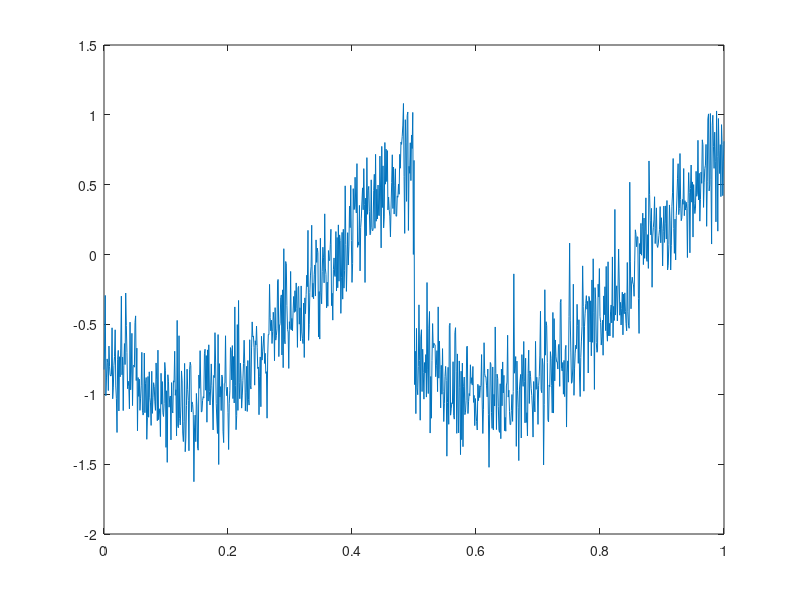
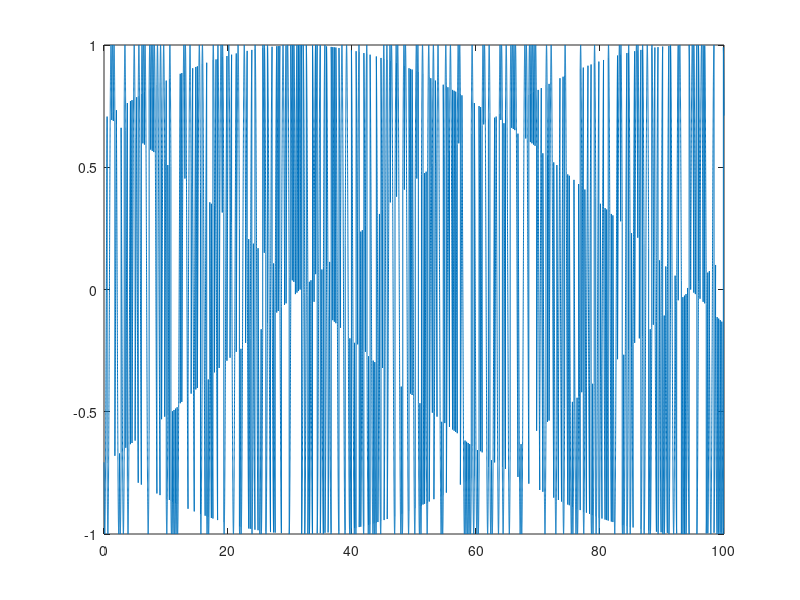
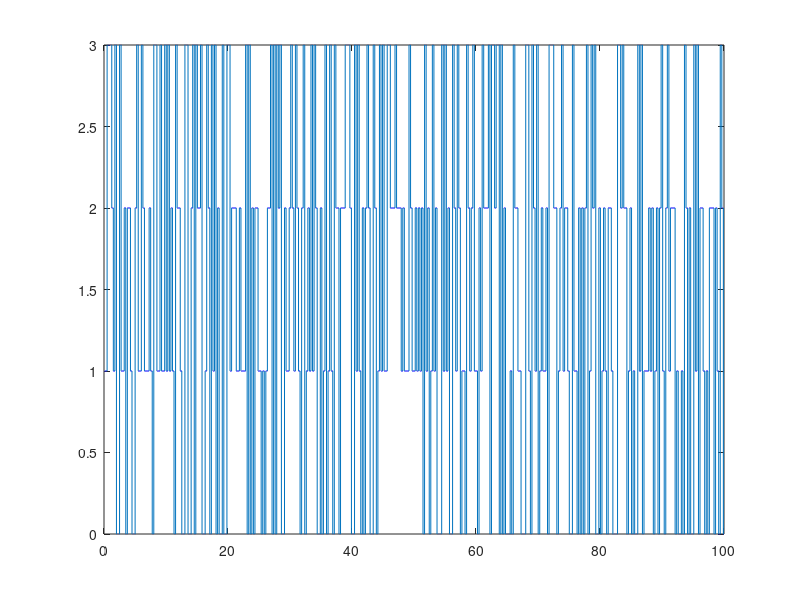

These charts were generated, in order, by the following MATLAB code: (Note: this script raises an error after producing the figures.)
% Establish Fs
Fs = 1000;

% Define Sampling Period
T = 1/Fs;

% Define Length of Signal in time (ms)
L = 100000; % Same as 1 second

% Number of samples per sine_wave
number_of_samples = 360;

% Create time array for symbols with sampling period
t = (0:L-1)*T;

% Binary signal
binary_signal = zeros(1,length(t));

% Output Y signal
y = zeros(1,length(t));

% Generate first random value
%rand_value = randi([0 1]);
rand_value = 1;

% Assign first random value to binary signal
binary_signal(1,1) = rand_value;

% FSK Center Frequencies
Fc1 = 1;
Fc2 = 10;

% Establish Bit Rate
Rb = 250;

% Number of Samples
num_samples = (Fs/Rb)*(L/Fs);

% Create Feature Matrix
feature_matrix = zeros(num_samples,6);

% Establish Baud Rate
Baud_rate = 250;

for i=1:(length(t))
    
    if(mod(i,(Fs/4)+1) == 0)
        rand_value = randi([0 3]);
        binary_signal(1,i) = rand_value;
            if(rand_value == 0)
                y(1,i) = cos((2*pi*t(1,i)*Fc1)+ pi/4);
            elseif(rand_value == 1)
                y(1,i) = cos((2*pi*t(1,i)*Fc1)+ 3*pi/4);
            elseif(rand_value == 2)
                y(1,i) = cos((2*pi*t(1,i)*Fc1)+ 5*pi/4);
            elseif(rand_value == 3)
                y(1,i) = cos((2*pi*t(1,i)*Fc1)+ 7*pi/4);                
            end

    else
            binary_signal(1,i) = rand_value;
            if(rand_value == 0)
                y(1,i) = cos((2*pi*t(1,i)*Fc1)+ pi/4);
            elseif(rand_value == 1)
                y(1,i) = cos((2*pi*t(1,i)*Fc1)+ 3*pi/4);
            elseif(rand_value == 2)
                y(1,i) = cos((2*pi*t(1,i)*Fc1)+ 5*pi/4);
            elseif(rand_value == 3)
                y(1,i) = cos((2*pi*t(1,i)*Fc1)+ 7*pi/4);                
            end
    end
end

% SNR to be kept while adding AWGN
SNR = 10;

%Add White Guassian Noise to signal
y_awgn = awgn(y,SNR,'measured');

figure(1)
plot(t(1:1001),y_awgn(1:1001))


figure(2)
plot(t,y)

figure(3)
plot(t,binary_signal)

% Create matrix for amplitude normalized
amplitude_normalized = zeros(1,length(t));

% Create matrix for normalized-centered instantaneous amplitude
normalized_centered_instantaneous_amplitude = zeros(1,length(t));

% Create matrix for unwrapped phase
unwrapped_phase = zeros(1,length(t));

% Create matrix for centered non linear instantaneous phase
centered_non_inear_instantaneous_phase = zeros(1,length(t));

% Create matrix for frequency at normalized value
normalized_frequency = zeros(1,length(t));

j = 0;

while j ~= num_samples

    average_instataneous_amplitude = 0;

    % Compute Average Instantaneous Amplitude
    for i=(j*Fs/4)+1:(j+1)*(Fs/4)
        average_instataneous_amplitude = (y_awgn(1,i)) + average_instataneous_amplitude;
    end

    average_instataneous_amplitude = (1/(Fs/4))*average_instataneous_amplitude;


    % Compute the Value of the Normalized Amplitude
    for i=(j*Fs/4)+1:(j+1)*(Fs/4)
        amplitude_normalized(1,i) = (y_awgn(1,i))/average_instataneous_amplitude;
    end

    % Compute the Value of the Centered Normalized Instantaneous Amplitude
    for i=(j*Fs/4)+1:(j+1)*(Fs/4)
        normalized_centered_instantaneous_amplitude(1,i) = amplitude_normalized(1,i)-1;
    end


    standard_deviation_instantaneous_amplitude = 0;
    sum_acn_squared = 0;
    sum_acn = 0;
    for i=(j*Fs/4)+1:(j+1)*(Fs/4)
        sum_acn_squared = sum_acn_squared + normalized_centered_instantaneous_amplitude(1,i).^2;
        sum_acn = sum_acn + abs(normalized_centered_instantaneous_amplitude(1,i));
    end

    sum_acn_squared = (1/Fs/4)*sum_acn_squared;
    sum_acn = ((1/Fs/4)*sum_acn).^2;
    standard_deviation_instantaneous_amplitude = sqrt(sum_acn_squared-sum_acn);

    feature_matrix(j+1,1) = standard_deviation_instantaneous_amplitude;

    % Compute the normalized-centered instantaneous amplitude of the intercepted signal
    gamma_max = fft(normalized_centered_instantaneous_amplitude,Fs/4).^2;

    feature_matrix(j+1,2) = max(gamma_max);
    
    % Find all frequencies
    %figure(4)
    %plot(t(1,1:Fs/4),(Fs/4)*abs(gamma_max),"LineWidth",3)

    % Declare the array for the unwrapped phase
    unwrapped_phase(1,(j*Fs/4)+1:(j+1)*(Fs/4)) = wrapTo2Pi( unwrap(y_awgn(1,(j*Fs/4)+1:(j+1)*(Fs/4))) );


    % Compute the Value of the Centered Normalized Instantaneous Amplitude
    for i=(j*Fs/4)+1:(j+1)*(Fs/4)
        centered_non_inear_instantaneous_phase(1,i) = unwrapped_phase(1,i) - ((2*pi*(Fc1)*(i-(j*Fs/4)))/Fs);
    end

    standard_deviation_instantaneous_phase = 0;

    % Compute the Value of the Centered Normalized Instantaneous Amplitude
    sum_unwrapped_squared = 0;
    sum_unwrapped = 0;
    for i=(j*Fs/4)+1:(j+1)*(Fs/4)
        sum_unwrapped_squared = sum_unwrapped_squared + centered_non_inear_instantaneous_phase(1,i).^2;
        sum_unwrapped = sum_unwrapped + abs(centered_non_inear_instantaneous_phase(1,i));
    end

    sum_unwrapped_squared = (1/Fs/4)*sum_unwrapped_squared;
    sum_unwrapped = (1/Fs/4)*sum_unwrapped;

    standard_deviation_instantaneous_phase = sqrt(sum_unwrapped_squared-sum_unwrapped);

    feature_matrix(j+1,3) = standard_deviation_instantaneous_phase;

    standard_deviation_direct_phase = 0;

    % Compute the Value of the Centered Normalized Instantaneous Amplitude
    sum_unwrapped_direct_squared = 0;
    sum_unwrapped_direct = 0;
    for i=(j*Fs/4)+1:(j+1)*(Fs/4)
        sum_unwrapped_direct_squared = sum_unwrapped_direct_squared + centered_non_inear_instantaneous_phase(1,i).^2;
        sum_unwrapped_direct = sum_unwrapped_direct + (centered_non_inear_instantaneous_phase(1,i));
    end

    sum_unwrapped_direct_squared = ((1/Fs/4)*sum_unwrapped_direct_squared);
    sum_unwrapped_direct = ((1/Fs/4)*sum_unwrapped_direct).^2;

    standard_deviation_direct_phase = sqrt(sum_unwrapped_direct_squared-sum_unwrapped_direct);

    feature_matrix(j+1,4) = standard_deviation_direct_phase;

    % Compute average frequency over sample, which will be the same over one
    % symbol
    sum_frequency = 0;
    for i=(j*Fs/4)+1:(j+1)*(Fs/4)
        sum_frequency = sum_frequency + (1/(Fs/4))*Fc1;
    end

    for i=(j*Fs/4)+1:(j+1)*(Fs/4)
        normalized_frequency(1,i) = (((Fc1-sum_frequency)/(Rb/2))*(Rb/2) ) - Baud_rate;    
    end

    % Standard Deviation of Absolute Value of Instantaneous Frequency
    deviation_instantaneous_frequency = 0;

    % Compute the Value of the Centered Normalized Instantaneous Frequency
    sum_frequency_squared = 0;
    sum_frequency = 0;
    for i=(j*Fs/4)+1:(j+1)*(Fs/4)
        sum_frequency_squared = sum_frequency_squared + normalized_frequency(1,i).^2;
        sum_frequency = sum_frequency + abs(normalized_frequency(1,i));
    end

    sum_frequency_squared = ((1/Fs/4)*sum_frequency_squared);
    sum_frequency = ((1/Fs/4)*sum_frequency).^2;

    deviation_instantaneous_frequency = sqrt(sum_frequency_squared-sum_frequency);

    feature_matrix(j+1,5) = deviation_instantaneous_frequency;

    feature_matrix(j+1,6) = 6;

    j = j + 1;
end

writematrix(feature_matrix,'psk4_test_data.xls')

